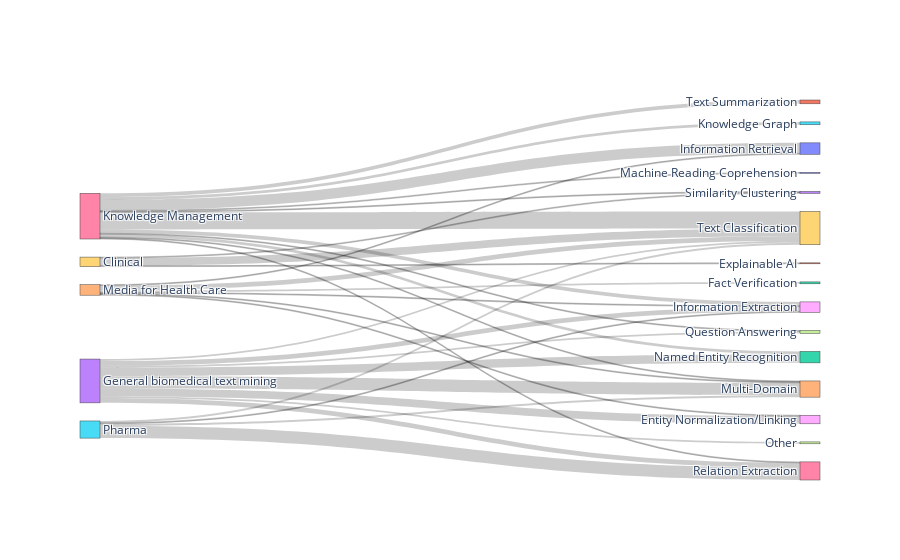

Notebook cell for this chart:
### Code cell
import plotly.graph_objects as go # Import the graphical object

fig = go.Figure( 
    data=[go.Sankey( # The plot we are interest
        # This part is for the node information
        node = dict( 
            label = levels_combined
        ),
        # This part is for the link information
        link = dict(
            source = source_node,
            target = target_node,
            value = values
        ))])

# With this save the plots 
plot(fig,
     image_filename='sankey_plot_1', 
     image='png', 
     image_width=900, 
     image_height=600
)
# And shows the plot
fig.show()

### Figure 1 — Plotly figure (JSON) as saved in the notebook; plotly's stock layout.template omitted (floating-point values rounded to 4 significant figures)
{"data": [{"link": {"source": [6, 3, 5, 6, 3, 3, 19, 14, 3, 3, 6, 6, 6, 6, 5, 14, 3, 5, 3, 3, 19, 5, 14, 14, 14, 14, 19, 6, 6, 6, 6, 6], "target": [9, 4, 16, 0, 12, 8, 9, 9, 18, 16, 1, 18, 12, 15, 4, 2, 9, 9, 17, 7, 13, 18, 4, 0, 18, 8, 11, 13, 16, 7, 4, 10], "value": [18, 13, 13, 11, 9, 8, 8, 5, 5, 5, 4, 4, 3, 3, 2, 2, 2, 2, 2, 2, 1, 1, 1, 1, 1, 1, 1, 1, 1, 1, 1, 1, 1, 1, 1, 1, 1, 1, 1]}, "node": {"label": ["Information Retrieval", "Text Summarization", "Fact Verification", "General biomedical text mining", "Multi-Domain", "Pharma", "Knowledge Management", "Question Answering", "Entity Normalization/Linking", "Text Classification", "Machine Reading Coprehension", "Explainable AI", "Named Entity Recognition", "Similarity Clustering", "Media for Health Care", "Knowledge Graph", "Relation Extraction", "Other", "Information Extraction", "Clinical"]}, "type": "sankey"}], "layout": {"autosize": true}}
